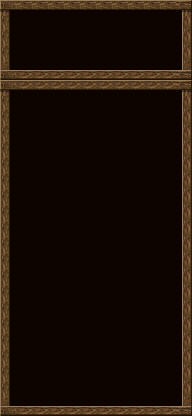

A 2D game scene composited from a Tiled map and its tileset images. What follows is a short description and the map's XML, with each tile layer's data collapsed to a summary:
An orthogonal 12x26 tile map with 16x16 px tiles, 2 tile layers (behind, front).

<map version="1.0" orientation="orthogonal" width="12" height="26" tilewidth="16" tileheight="16">
 <tileset firstgid="1" name="Window_c_00" tilewidth="16" tileheight="16">
  <image source="Window_c_00.png" width="128" height="128" />
 </tileset>
 <layer name="behind" width="12" height="26" opacity="0.75">
  <data>[312 cells, 312 non-empty, 1 distinct tile ids]</data>
 </layer>
 <layer name="front" width="12" height="26">
  <data>[312 cells, 92 non-empty, 9 distinct tile ids]</data>
 </layer>
</map>
